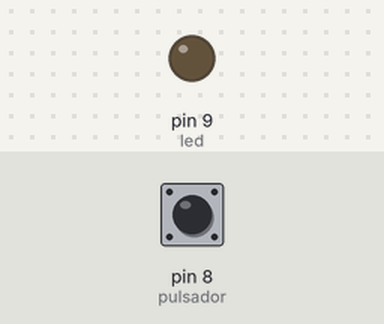
Bench run of a sketch on a simulated Arduino Uno, built with avr-gcc and run on an emulated ATmega328P. Shown: output pins drawn as LEDs (lit = HIGH). Inputs (shaded band) come from the test bench; at power-on: pin 8 (pulsador) LOW.

Above: at 1.2 s.
1.3 s: pin 8 (pulsador) pulled HIGH for 0.15 s
At 2.5 s:
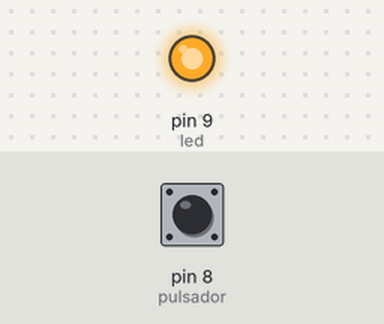
2.9 s: pin 8 (pulsador) pulled HIGH for 1 s
At 3.7 s:
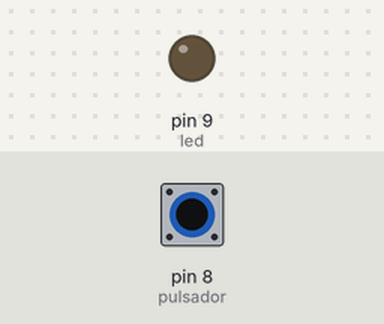
5.4 s: pin 8 (pulsador) pulled HIGH for 3.2 s
At 6.8 s:
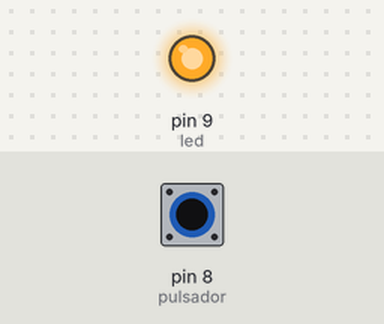
Timing chart, 0 to 8.4 s (numbered marks = the images above; inputs shaded):
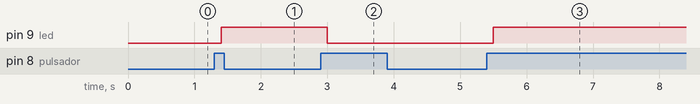

The sketch:

Encender_Apagar_LED_Un_Pulsador.ino
```cpp
/*ENCENDER Y APAGAR UN LED MEDIANTE EL MISMO PULSADOR*/

int led = 9; //DECLARAR EL PIN DEL LED
int pulsador = 8; //DECLARAR EL PIN DEL PULSADOR

int almacen = 0; //PARA GUARDAR EL VALOR DEL PULSADOR
int valoranterior = 0;  //ESTADO ANTERIOR DEL PULSADOR
int on = 0;     //encender o apagar el LED

void setup() {
  pinMode(led, OUTPUT); //LED
  pinMode(pulsador, INPUT); //PULSADOR
  Serial.begin(9600);  //COMUNICACION CON EL SERIAL BEGIN

}

void loop() {
  almacen = digitalRead(pulsador); //LEE EL VALOR DEL PULSADOR, ALMACEN = PULSADOR

  if (almacen && valoranterior == 0) { //SI EL ALMACEN Y EL VALORANTERIOR SON IGUALES A 0 (SIEMPRE OCURRE CUANDO NO SE PULSA

    on = 1 - on;  //AL PRICIPIO ON ES 0, PERO LA RESTA DE 1-0 LO PONE A 1 Y ENTRA EN EL 2º IF. EN EL CASO DE QUE ON SEA 1 (1-1), CAMBIARIA A 0 Y ENTRARIA EN EL 1º ELSE
    delay(100); //DELAY ANTIRREBOTES
  }

  valoranterior = almacen;  //CAMBIA EL ESTADO DE VALORANTERIOR RESPECTO A ALMACEN. SI ALAMCEN ES 1 NO ENTRA EN EL 1º IF.

  if (on) {    //2º IF. CUANDO ON ES 1
    digitalWrite(led, 1);  //LED ENCENDIDO
  }

  else {  //1º ELSE CUANDO ON ES 0

    digitalWrite(led, 0);  //LED APAGADO
  }
}
```

Measured:
- after the input at 1.3 s, pin 9 (led): LOW → HIGH after 0.10 s
- after the input at 2.9 s, pin 9 (led): HIGH → LOW after 0.10 s
- after the input at 5.4 s, pin 9 (led): LOW → HIGH after 0.10 s
